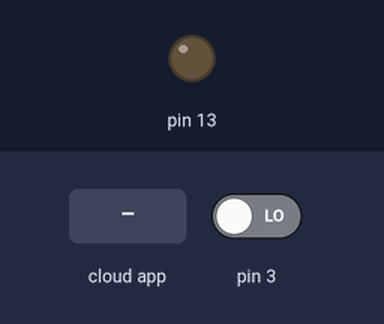
The sketch below on a simulated Arduino Uno, built with avr-gcc and run on an emulated ATmega328P. Parts: output pins drawn as LEDs (lit = HIGH). Inputs (shaded band) come from the test bench; at power-on: pin 3 LOW. The ROS host is connected and sends only what is stated.

Above: at 1.3 s.
1.4 s: the phone or cloud app sets Topic_LED_13 to 45
At 2.7 s:
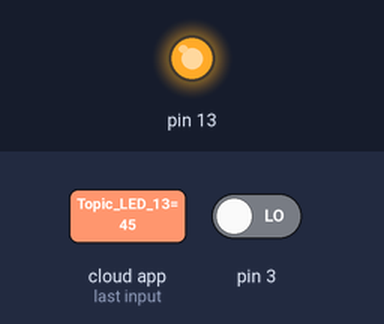
3.0 s: the phone or cloud app sets Topic_LED_13 to 0
At 3.9 s:
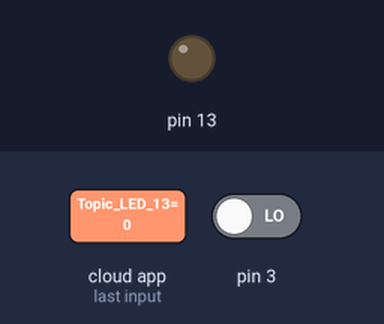
4.5 s: the phone or cloud app sets Topic_LED_13 to 90
At 5.1 s:
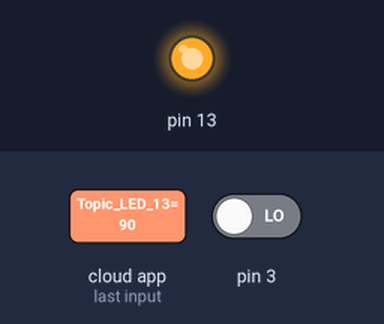
Timing chart, 0 to 7.5 s (numbered marks = the images above; inputs shaded):
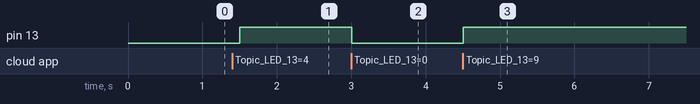

Measured:
- after the input at 1.4 s, pin 13: LOW → HIGH after 0.10 s
- after the input at 3.0 s, pin 13: HIGH → LOW at once
- after the input at 4.5 s, pin 13: LOW → HIGH at once

The sketch:

ROS_LED_Control.ino
```cpp
/*
 * rosserial Subscriber Example
 * Blinks an LED on callback
 */

#include <ros.h>
#include <std_msgs/Int16.h>

ros::NodeHandle  nh;
std_msgs::Int16 sensorData;

void control_LED( const std_msgs::Int16& cmd_msg)
{
  int value = cmd_msg.data;
  digitalWrite(13, value);   // blink the led
}

ros::Subscriber<std_msgs::Int16> sub("Topic_LED_13", &control_LED );
ros::Publisher pub("Topic_Sensor", &sensorData );

void setup()
{
  pinMode(3,INPUT);
  pinMode(13, OUTPUT);
  nh.initNode();
  nh.subscribe(sub);
  nh.advertise(pub);
}

void loop()
{
  sensorData.data = digitalRead(3);
  pub.publish(&sensorData);
  nh.spinOnce();
  delay(500);
}
```
